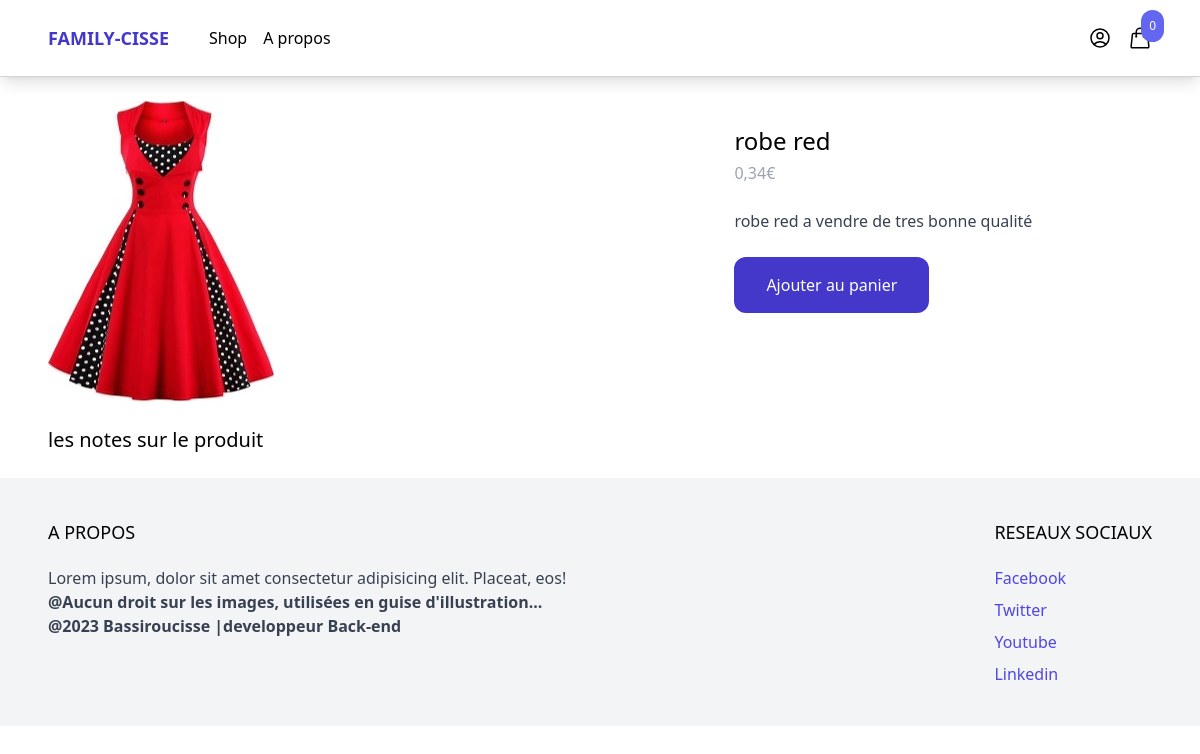
Page /boutique/robe-red/ on the committed database.
### produit/models.py (models this page shows, shortened)
class Produit(models.Model):
    categorie = models.ForeignKey(Categorie, related_name='products', on_delete=models.CASCADE)
    name = models.CharField(max_length=255)
    slug = models.SlugField()
    description =models.TextField(blank=True, null=True)
    price = models.IntegerField()
    created_at = models.DateTimeField(auto_now_add=True)
    image = models.ImageField(upload_to='uploads/', blank=True, null=True)
    thumbnail = models.ImageField(upload_to='uploads/', blank=True, null=True)
    class Meta:
        ordering = ('-created_at', )
    def get_display_price(self):
        return self.price / 100
    def get_rating(self):
        reviews_total = 0
        for review in self.reviews.all():
            reviews_total += review.rating
        if reviews_total > 0:
            return reviews_total / self.reviews.count()
        return 0

### produit/views.py (the view, shortened to what this page needs)
# urls.py: path('boutique/<slug:slug>/', product, name='product'),
def product(request, slug):
    product = get_object_or_404(Produit, slug=slug)
    return render(request, 'produit/produit.html', {'product': product})

### cart/cart.py (called while the page is built)
    def __len__(self):
        return sum(item['quantity'] for item in self.cart.values())

### cart/context_processors.py (called while the page is built)
def cart(request):
    return {'cart': Cart(request)}

### produit/templates/produit/produit.html (shortened to what this page needs)
{% extends 'ecommerce/base.html' %}
{% block content%}
<div class="max-w-6xl mx-auto flex flex-wrap py-6 px-6 xl:px-0">
    <div class="images w-full mb-6 lg:mb-0 lg:w-3/5">
        <img
        class="rounded-xl"
        src="{% if product.image %} {{ product.image.url }} {% else %} https://via.placeholder.com/240x240.jpg  {% endif %}">
    </div>
    <div class="information w-full lg:w-2/5 lg:p-6">
        <h1 class="text-2xl">{{ product.name }}</h1>
        <p class="mt-1 text-gray-400">{{ product.get_display_price }}€ </p>
        {% if product.description %}
            <p class="mt-6 text-gray-700">
                {{ product.description }}
            </p>
        {% endif %}
        <a
            href=""
            class="mt-6 inline-block px-8 py-4 rounded-xl bg-indigo-700 text-white hover:bg-indigo-800"
            hx-get="{% url 'add_to_cart' product.id %}"
            hx-target="#menu-cart-button"
            hx-swap="outerHTML"
            >
           Ajouter au panier
        </a>
    </div>
    <div class="w-full mt-6">
        <h2 class="text-xl">les notes sur le produit</h2>
    </div>
</div>
{% endblock %}

### rows in the picture
Produit: image (picture), name "robe red", get_display_price "0,34", description "robe red a vendre de tres bonne qualité"

### other values in the picture
{{ cart|length }} "0"
